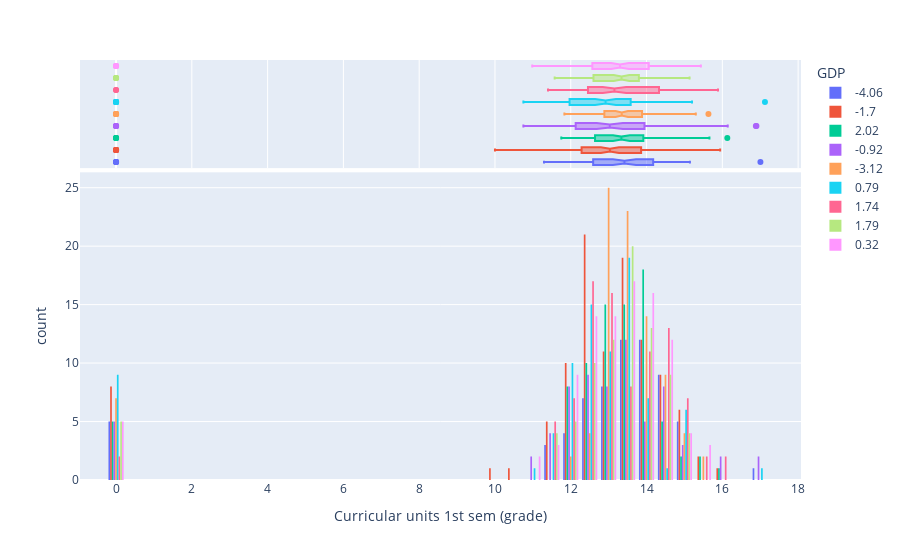

Write notebook code for a chart like this one.
### Code cell
px.histogram(data[(data['Curricular units 1st sem (grade)']>=0) & (data['Course']=='Nursing')], x = 'Curricular units 1st sem (grade)', color = "GDP", barmode='group', marginal="box")
